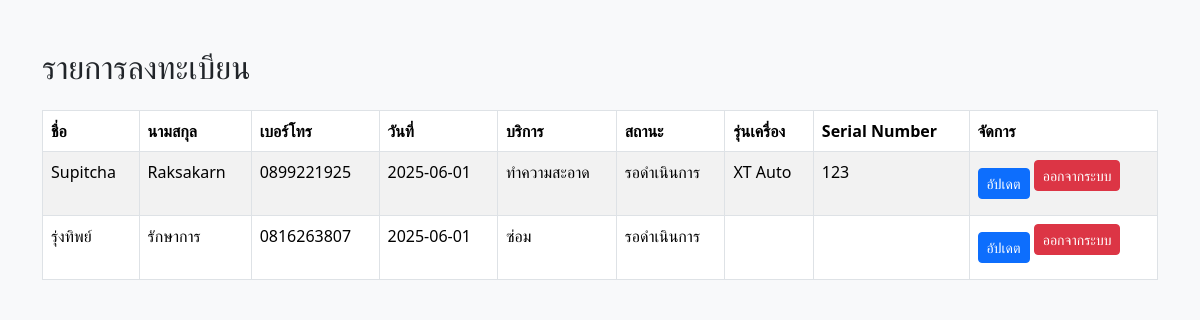
The page /staff (signed in) on the database its author committed.
### tables this page shows
CREATE TABLE registrations (
            id INTEGER PRIMARY KEY AUTOINCREMENT,
            fname TEXT NOT NULL,
            lname TEXT NOT NULL,
            phone TEXT NOT NULL,
            date TEXT NOT NULL,
            service_type TEXT NOT NULL,
            problem TEXT DEFAULT 'ปกติ',
            status TEXT DEFAULT 'รอดำเนินการ',
            model TEXT,
            serial_number TEXT
        );

### app.py (the view)
@app.route('/staff')
def staff():
    if not session.get('staff_logged_in'):
        flash('กรุณาเข้าสู่ระบบก่อนครับ')
        return redirect(url_for('staff_login'))
    conn = get_db_connection()
    c = conn.cursor()
    c.execute('SELECT * FROM registrations ORDER BY date')
    customers = c.fetchall()
    conn.close()
    return render_template('staff.html', customers=customers)

### app.py (called while the page is built)
def get_db_connection():
    conn = sqlite3.connect(DATABASE)
    conn.row_factory = sqlite3.Row
    return conn

### templates/staff.html (shortened to what this page needs)
<!DOCTYPE html>
<html lang="th">
<head>
    <link href="https://cdn.jsdelivr.net/npm/bootstrap@5.3.3/dist/css/bootstrap.min.css" rel="stylesheet" />
</head>
<body class="bg-light">
    <div class="container py-5">
        <h2 class="mb-4">รายการลงทะเบียน</h2>
        <table class="table table-striped table-bordered">
            <thead>
                <tr>
                    <th>ชื่อ</th>
                    <th>นามสกุล</th>
                    <th>เบอร์โทร</th>
                    <th>วันที่</th>
                    <th>บริการ</th>
                    <th>สถานะ</th>
                    <th>รุ่นเครื่อง</th>
                    <th>Serial Number</th>
                    <th>จัดการ</th>
                </tr>
            </thead>
            <tbody>
                {% for c in customers %}
                <tr>
                    <td>{{ c['fname'] }}</td>
                    <td>{{ c['lname'] }}</td>
                    <td>{{ c['phone'] }}</td>
                    <td>{{ c['date'] }}</td>
                    <td>{{ c['service_type'] }}</td>
                    <td>{{ c['status'] }}</td>
                    <td>{{ c['model'] or '' }}</td>
                    <td>{{ c['serial_number'] or '' }}</td>
                    <td>
                        <a href="{{ url_for('update_status', id=c['id']) }}" class="btn btn-sm btn-primary">อัปเดต</a>
			<a href="{{ url_for('staff_logout') }}" class="btn btn-danger btn-sm mb-3">ออกจากระบบ</a>
                    </td>
                </tr>
                {% endfor %}
            </tbody>
        </table>
    </div>
</body>
</html>

### rows shown on the page
registrations: fname "Supitcha", lname "Raksakarn", phone "0899221925", date "2025-06-01", service_type "ทำความสะอาด", status "รอดำเนินการ", model "XT Auto", serial_number "123"
registrations: fname "รุ่งทิพย์", lname "รักษาการ", phone "0816263807", date "2025-06-01", service_type "ซ่อม", status "รอดำเนินการ"
